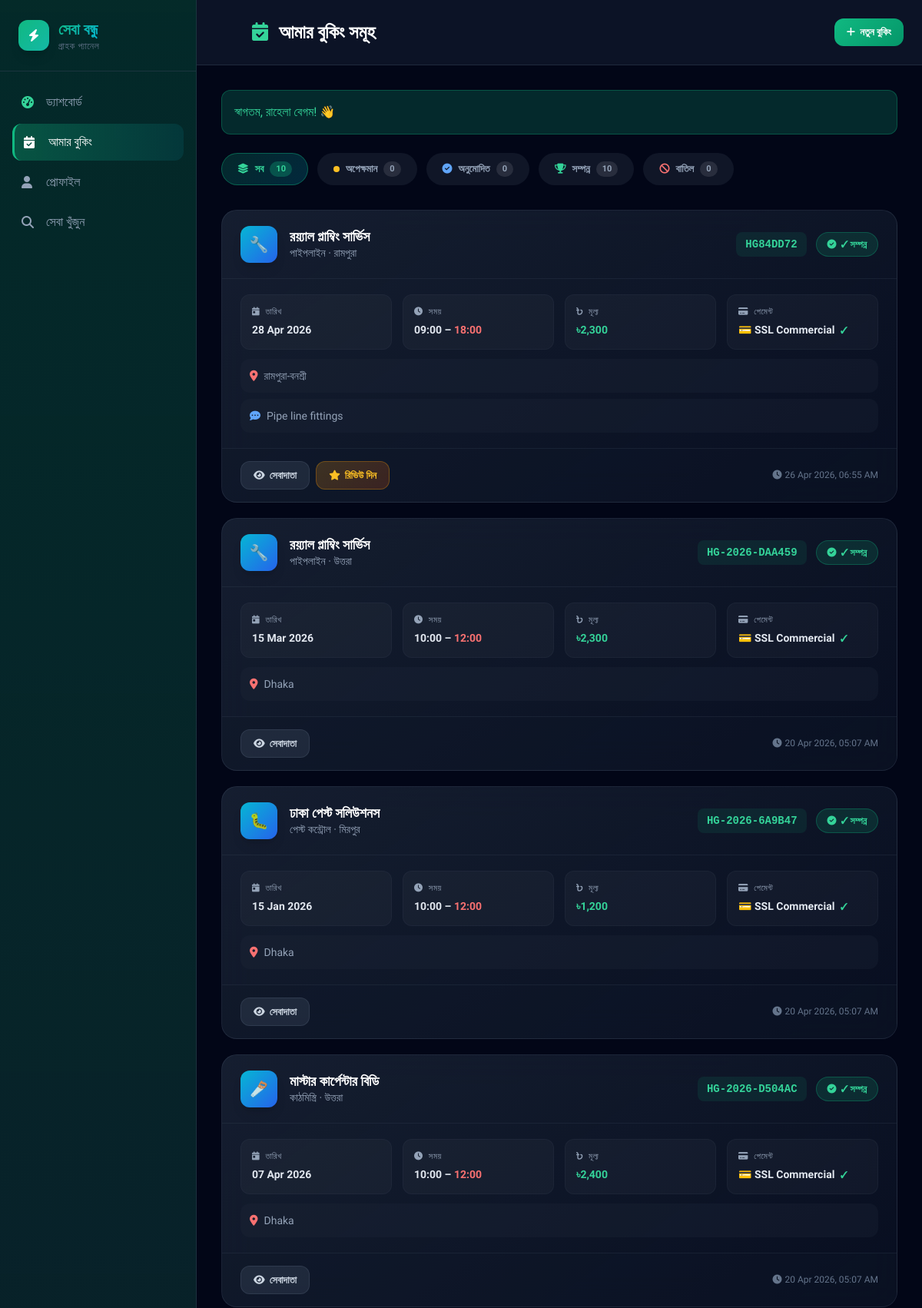
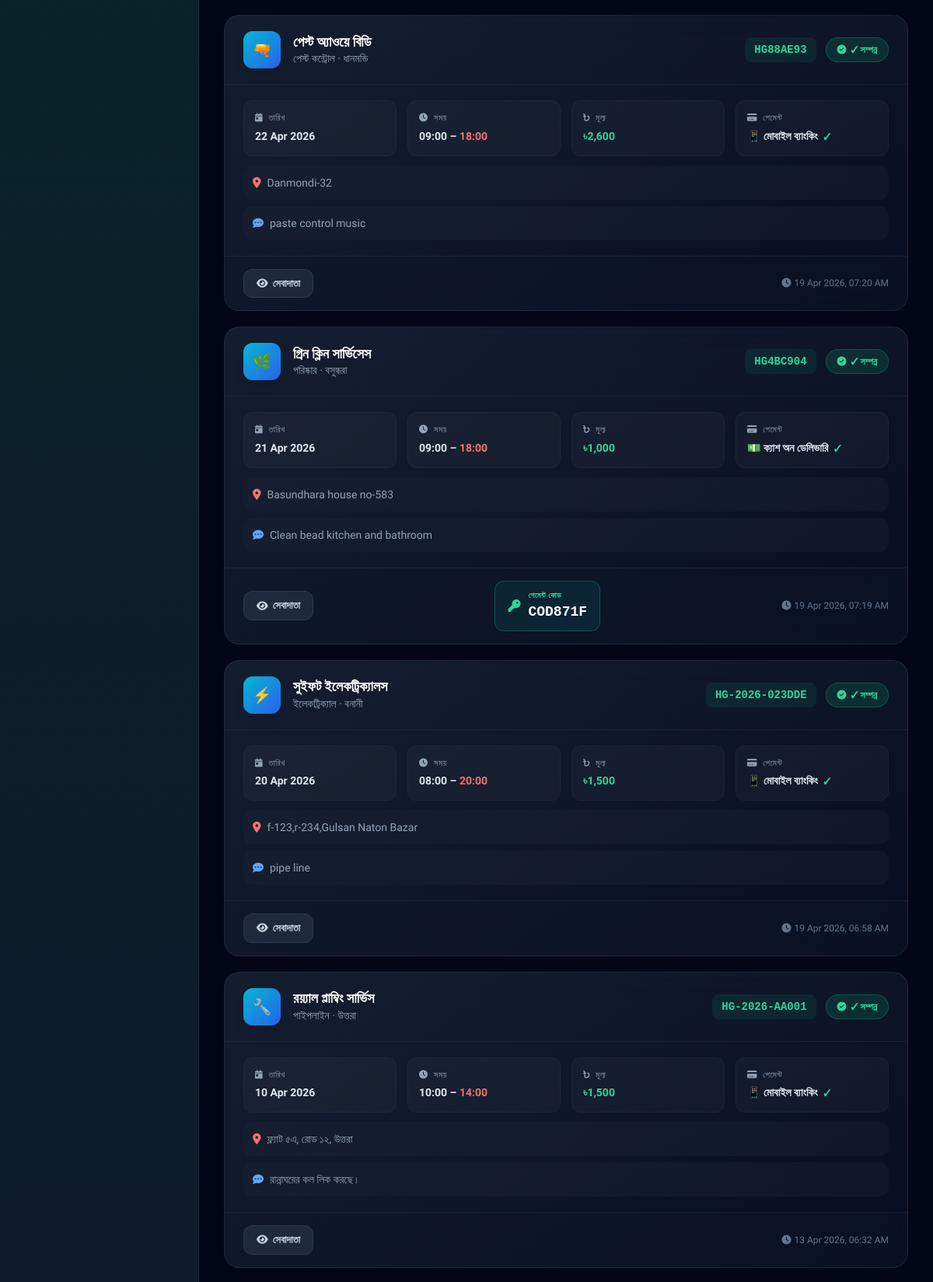
Page /customer/bookings.php (signed in, upper part) on the committed database (2 pictures, top to bottom).
### tables this page shows
CREATE TABLE `bookings` (
  `id` int(10) UNSIGNED NOT NULL,
  `ref_code` varchar(20) NOT NULL,
  `customer_id` int(10) UNSIGNED NOT NULL,
  `provider_id` int(10) UNSIGNED NOT NULL,
  `service_type` varchar(80) NOT NULL,
  `preferred_date` date NOT NULL,
  `time_start` time NOT NULL,
  `time_end` time NOT NULL,
  `address` text NOT NULL,
  `description` text DEFAULT NULL,
  `status` enum('Pending','Approved','Completed','Cancelled') NOT NULL DEFAULT 'Pending',
  `provider_note` text DEFAULT NULL,
  `created_at` timestamp NOT NULL DEFAULT current_timestamp(),
  `payment_method` enum('ssl','mobile_banking','cash_on_delivery') DEFAULT NULL,
  `payment_status` enum('unpaid','paid','pending_verification') DEFAULT 'unpaid',
  `payment_code` varchar(20) DEFAULT NULL,
  `service_charge` int(11) DEFAULT 0,
  `price_range` varchar(50) DEFAULT NULL,
  `estimated_price` int(11) DEFAULT 0,
  `revenue` int(11) DEFAULT 0,
  `amount` decimal(10,2) DEFAULT NULL,
  `is_read` tinyint(4) DEFAULT 0
);

CREATE TABLE `providers` (
  `id` int(10) UNSIGNED NOT NULL,
  `user_id` int(10) UNSIGNED NOT NULL,
  `company_name` varchar(180) NOT NULL,
  `service_type` varchar(80) NOT NULL,
  `city` varchar(80) NOT NULL,
  `about` text DEFAULT NULL,
  `price_range` varchar(80) NOT NULL DEFAULT '৳৫০০–৳২০০০',
  `service_charge` int(11) DEFAULT 300,
  `work_start` time NOT NULL DEFAULT '09:00:00',
  `work_end` time NOT NULL DEFAULT '18:00:00',
  `rating` decimal(3,2) NOT NULL DEFAULT 5.00,
  `review_count` int(10) UNSIGNED NOT NULL DEFAULT 0,
  `available` tinyint(1) NOT NULL DEFAULT 1,
  `verified` tinyint(1) NOT NULL DEFAULT 0,
  `emoji` varchar(10) NOT NULL DEFAULT '?',
  `created_at` timestamp NOT NULL DEFAULT current_timestamp(),
  `photo` varchar(255) DEFAULT NULL,
  `price_min` int(11) DEFAULT 500,
  `price_max` int(11) DEFAULT 2000
);

CREATE TABLE `service_categories` (
  `id` int(10) UNSIGNED NOT NULL,
  `name_en` varchar(80) NOT NULL,
  `name_bn` varchar(100) NOT NULL,
  `emoji` varchar(10) NOT NULL DEFAULT '?',
  `description` text DEFAULT NULL,
  `manpower` int(11) DEFAULT 1,
  `active` tinyint(1) NOT NULL DEFAULT 1,
  `sort_order` smallint(6) NOT NULL DEFAULT 0,
  `created_at` timestamp NOT NULL DEFAULT current_timestamp()
);

### includes/config.php (called while the page is built, shortened)
<?php
function db(): PDO {
    static $pdo = null;
    if ($pdo === null) {
        $dsn  = 'mysql:host='.DB_HOST.';dbname='.DB_NAME.';charset='.DB_CHARSET;
        $opts = [PDO::ATTR_ERRMODE=>PDO::ERRMODE_EXCEPTION,PDO::ATTR_DEFAULT_FETCH_MODE=>PDO::FETCH_ASSOC,PDO::ATTR_EMULATE_PREPARES=>false];
        try { $pdo = new PDO($dsn, DB_USER, DB_PASS, $opts); }
        catch (PDOException $e) { die('<div style="font-family:sans-serif;padding:40px;color:#c00"><h2>ডেটাবেজ সংযোগ ব্যর্থ</h2><p>'.htmlspecialchars($e->getMessage()).'</p></div>'); }
    }
    return $pdo;
}
function e(string $s): string { return htmlspecialchars($s, ENT_QUOTES, 'UTF-8'); }
function getServiceCategories(): array {
    try {
        return db()->query("SELECT name_en, name_bn, emoji FROM service_categories WHERE active = 1 ORDER BY sort_order ASC, id ASC")->fetchAll();
    } catch (Exception $e) { return []; }
}
function svcLabel(string $key): string {
    foreach (getServiceCategories() as $cat) {
        if ($cat['name_en'] === $key) return $cat['name_bn'];
    }
    return SERVICE_BN[$key]['label'] ?? $key;
}
function cityBn(string $key): string   { return CITY_BN[$key] ?? $key; }

### customer/bookings.php (the view, shortened to what this page needs)
<?php
require_once __DIR__.'/../includes/config.php';
$user = auth();
$status = $_GET['status'] ?? '';
$where = 'b.customer_id = ?';
$params = [$user['id']];
try {
  $stmt = db()->prepare("SELECT b.*, p.company_name, p.emoji, p.service_type, p.city, (SELECT COUNT(*) FROM reviews r WHERE r.booking_id = b.id) AS has_review FROM bookings b JOIN providers p ON p.id = b.provider_id WHERE $where ORDER BY b.created_at DESC");
  $stmt->execute($params);
  $bookings = $stmt->fetchAll();
} catch(Exception $e) {
  $bookings = [];
}
try {
  $countStmt = db()->prepare("SELECT status, COUNT(*) as cnt FROM bookings WHERE customer_id = ? GROUP BY status");
  $countStmt->execute([$user['id']]);
  $statusCounts = [];
  foreach ($countStmt->fetchAll() as $row) $statusCounts[$row['status']] = (int)$row['cnt'];
} catch(Exception $e) { $statusCounts = []; }
$totalCount = array_sum($statusCounts);
?>
<!DOCTYPE html>
<html lang="bn">
<head>
  <script src="https://cdn.tailwindcss.com"></script>
  <link rel="stylesheet" href="https://cdnjs.cloudflare.com/ajax/libs/font-awesome/6.4.0/css/all.min.css">
</head>
<body class="bg-slate-950 text-white min-h-screen">
<aside id="sidebar" class="w-64 bg-gradient-to-b from-emerald-900/50 to-slate-900 h-screen fixed left-0 top-0 border-r border-slate-700/50 z-50 flex flex-col">
  <div class="p-6 border-b border-slate-700/50">
    <div class="flex items-center gap-3">
      <div class="w-10 h-10 bg-gradient-to-br from-emerald-500 to-teal-500 rounded-xl flex items-center justify-center shadow-lg">
        <i class="fas fa-bolt text-white"></i>
      </div>
      <div>
        <div class="text-xl font-bold gradient-text">সেবা বন্ধু</div>
        <div class="text-xs text-slate-500 uppercase tracking-wider">গ্রাহক প্যানেল</div>
      </div>
    </div>
  </div>
  <nav class="flex-1 p-4 space-y-1 overflow-y-auto">
    <a href="dashboard.php" class="sidebar-link flex items-center gap-3 p-3 rounded-xl text-slate-400 hover:text-white">
      <i class="fas fa-gauge-high w-5 text-emerald-400"></i>
      <span>ড্যাশবোর্ড</span>
    </a>
    <a href="bookings.php" class="sidebar-link active flex items-center gap-3 p-3 rounded-xl text-white">
      <i class="fas fa-calendar-check w-5"></i>
      <span>আমার বুকিং</span>
    </a>
    <a href="profile.php" class="sidebar-link flex items-center gap-3 p-3 rounded-xl text-slate-400 hover:text-white">
      <i class="fas fa-user w-5"></i>
      <span>প্রোফাইল</span>
    </a>
    <a href="<?= SITE_URL ?>/services.php" class="sidebar-link flex items-center gap-3 p-3 rounded-xl text-slate-400 hover:text-white">
      <i class="fas fa-search w-5"></i>
      <span>সেবা খুঁজুন</span>
    </a>
  </nav>
</aside>
<div class="lg:ml-64 min-h-screen">
  <header class="sticky top-0 z-40 glass-dark border-b border-slate-700/50">
    <div class="flex items-center justify-between p-4 md:p-6">
      <div class="hidden md:flex items-center gap-3 ml-12">
        <h1 class="text-xl md:text-2xl font-bold text-white">
          <i class="fas fa-calendar-check mr-2 text-emerald-400"></i> আমার বুকিং সমূহ
        </h1>
      </div>
      <a href="<?= SITE_URL ?>/services.php" class="btn-action btn-primary">
        <i class="fas fa-plus"></i> নতুন বুকিং
      </a>
    </div>
  </header>
  <main class="p-4 md:p-8 max-w-6xl mx-auto">
    <?php if (isset($_SESSION['flash'])): ?>
      <?php $flash = $_SESSION['flash']; unset($_SESSION['flash']); ?>
      <div class="mb-6 p-4 rounded-xl <?= ($flash['type'] ?? '') === 'error' ? 'bg-red-500/20 text-red-400 border border-red-500/30' : 'bg-emerald-500/20 text-emerald-400 border border-emerald-500/30' ?>">
        <?= e($flash['msg'] ?? $flash) ?>
      </div>
    <?php endif; ?>
    <div class="flex flex-wrap gap-3 mb-8">
      <a href="?status=" class="filter-tab <?= $status === '' ? 'active' : '' ?>">
        <i class="fas fa-layer-group"></i> সব
        <span class="count"><?= $totalCount ?></span>
      </a>
      <a href="?status=Pending" class="filter-tab <?= $status === 'Pending' ? 'active' : '' ?>">
        <span class="w-2 h-2 rounded-full bg-amber-400 pulse-dot inline-block"></span> অপেক্ষমান
        <span class="count"><?= $statusCounts['Pending'] ?? 0 ?></span>
      </a>
      <a href="?status=Approved" class="filter-tab <?= $status === 'Approved' ? 'active' : '' ?>">
        <i class="fas fa-check-circle text-blue-400"></i> অনুমোদিত
        <span class="count"><?= $statusCounts['Approved'] ?? 0 ?></span>
      </a>
      <a href="?status=Completed" class="filter-tab <?= $status === 'Completed' ? 'active' : '' ?>">
        <i class="fas fa-trophy text-emerald-400"></i> সম্পন্ন
        <span class="count"><?= $statusCounts['Completed'] ?? 0 ?></span>
      </a>
      <a href="?status=Cancelled" class="filter-tab <?= $status === 'Cancelled' ? 'active' : '' ?>">
        <i class="fas fa-ban text-red-400"></i> বাতিল
        <span class="count"><?= $statusCounts['Cancelled'] ?? 0 ?></span>
      </a>
    </div>
    <?php if (empty($bookings)): ?>
      <div class="text-center py-20">
        <div class="w-24 h-24 bg-slate-800/50 rounded-full flex items-center justify-center mx-auto mb-6">
          <i class="fas fa-calendar-xmark text-5xl text-slate-600"></i>
        </div>
        <h3 class="text-2xl font-bold mb-3">কোনো বুকিং নেই</h3>
        <p class="text-slate-500 mb-6 max-w-md mx-auto">আপনার কোনো <?= $status ? STATUS_BN[$status] ?? '' : '' ?> বুকিং পাওয়া যায়নি। নতুন সেবা বুক করতে নীচে ক্লিক করুন।</p>
        <a href="<?= SITE_URL ?>/services.php" class="btn-action btn-primary text-base px-8 py-3">
          <i class="fas fa-search"></i> সেবা খুঁজুন
        </a>
      </div>
    <?php else: ?>
      <div class="space-y-5">
        <?php foreach ($bookings as $b): ?>
          <?php
            $statusMap = [
              'Completed' => ['class' => 'status-completed', 'icon' => 'fa-check-circle', 'text' => '✓ সম্পন্ন'],
              'Approved'  => ['class' => 'status-approved',  'icon' => 'fa-thumbs-up',    'text' => '✓ অনুমোদিত'],
              'Pending'   => ['class' => 'status-pending',   'icon' => 'fa-clock',        'text' => '⏳ অপেক্ষমান'],
              'Cancelled' => ['class' => 'status-cancelled', 'icon' => 'fa-times-circle', 'text' => '✕ বাতিল'],
            ];
            $sc = $statusMap[$b['status']] ?? ['class' => 'status-pending', 'icon' => 'fa-question', 'text' => $b['status']];
            $amt = $b['amount'] ?? $b['estimated_price'] ?? 0;
            $pmLabels = ['ssl' => '💳 SSL Commercial', 'mobile_banking' => '📱 মোবাইল ব্যাংকিং', 'cash_on_delivery' => '💵 ক্যাশ অন ডেলিভারি'];
          ?>
          <div class="booking-card">
            <div class="booking-card-header">
              <div class="flex items-center gap-4">
                <div class="w-12 h-12 bg-gradient-to-br from-cyan-500 to-blue-600 rounded-xl flex items-center justify-center text-xl shadow-lg flex-shrink-0">
                  <?= $b['emoji'] ?>
                </div>
                <div>
                  <div class="font-bold text-lg leading-tight"><?= e($b['company_name']) ?></div>
                  <div class="text-sm text-slate-400"><?= svcLabel($b['service_type']) ?> · <?= cityBn($b['city']) ?></div>
                </div>
              </div>
              <div class="flex items-center gap-3 flex-shrink-0">
                <span class="font-mono text-emerald-400 bg-emerald-500/10 px-3 py-1.5 rounded-lg text-sm font-bold"><?= e($b['ref_code']) ?></span>
                <span class="status-badge <?= $sc['class'] ?>"><i class="fas <?= $sc['icon'] ?>"></i> <?= $sc['text'] ?></span>
              </div>
            </div>
            <div class="booking-card-body">
              <div class="info-grid">
                <div class="info-item">
                  <div class="info-item-label"><i class="fas fa-calendar-day mr-1"></i> তারিখ</div>
                  <div class="info-item-value"><?= date('d M Y', strtotime($b['preferred_date'])) ?></div>
                </div>
                <div class="info-item">
                  <div class="info-item-label"><i class="fas fa-clock mr-1"></i> সময়</div>
                  <div class="info-item-value">
                    <?= substr($b['time_start'], 0, 5) ?> – <span class="text-red-400"><?= substr($b['time_end'], 0, 5) ?></span>
                  </div>
                </div>
                <div class="info-item">
                  <div class="info-item-label"><i class="fas fa-bangladeshi-taka-sign mr-1"></i> মূল্য</div>
                  <div class="info-item-value text-emerald-400">৳<?= number_format($amt) ?></div>
                </div>
                <div class="info-item">
                  <div class="info-item-label"><i class="fas fa-credit-card mr-1"></i> পেমেন্ট</div>
                  <div class="info-item-value text-sm">
                    <?php if ($b['payment_method']): ?>
                      <?= $pmLabels[$b['payment_method']] ?? $b['payment_method'] ?>
                      <?php if ($b['payment_status'] === 'paid'): ?>
                        <span class="text-emerald-400 text-xs ml-1">✓</span>
                      <?php elseif ($b['payment_status'] === 'pending_verification'): ?>
                        <span class="text-amber-400 text-xs ml-1">⏳</span>
                      <?php else: ?>
                        <span class="text-red-400 text-xs ml-1">✕</span>
                      <?php endif; ?>
                    <?php else: ?>
                      <span class="text-slate-500">—</span>
                    <?php endif; ?>
                  </div>
                </div>
              </div>
              <?php if (!empty($b['address'])): ?>
              <div class="mt-3 p-3 bg-slate-800/30 rounded-xl text-sm text-slate-400">
                <i class="fas fa-map-marker-alt text-red-400 mr-2"></i><?= e($b['address']) ?>
              </div>
              <?php endif; ?>
              <?php if (!empty($b['description'])): ?>
              <div class="mt-2 p-3 bg-slate-800/30 rounded-xl text-sm text-slate-400">
                <i class="fas fa-comment-dots text-blue-400 mr-2"></i><?= e($b['description']) ?>
              </div>
              <?php endif; ?>
            </div>
            <div class="booking-card-footer">
              <div class="flex items-center gap-2 flex-wrap">
                <a href="<?= SITE_URL ?>/provider.php?id=<?= $b['provider_id'] ?>" class="btn-action btn-outline">
                  <i class="fas fa-eye"></i> সেবাদাতা
                </a>
                <?php if ($b['status'] === 'Pending'): ?>
                  <a href="edit-booking.php?id=<?= $b['id'] ?>" class="btn-action btn-edit">
                    <i class="fas fa-edit"></i> সম্পাদনা
                  </a>
                  <a href="cancel-booking.php?id=<?= $b['id'] ?>" class="btn-action btn-danger" onclick="return confirm('বুকিং বাতিল করতে চান?')">
                    <i class="fas fa-times"></i> বাতিল
                  </a>
                <?php elseif ($b['status'] === 'Completed' && !$b['has_review']): ?>
                  <a href="review.php?booking=<?= $b['id'] ?>" class="btn-action btn-review">
                    <i class="fas fa-star"></i> রিভিউ দিন
                  </a>
                <?php endif; ?>
              </div>
              <?php if ($b['payment_method'] === 'cash_on_delivery' && $b['status'] === 'Completed' && !empty($b['payment_code'])): ?>
                <div class="payment-code-box">
                  <i class="fas fa-key text-emerald-400"></i>
                  <div>
                    <div class="text-[10px] text-emerald-400 uppercase font-bold tracking-wider">পেমেন্ট কোড</div>
                    <div class="font-mono text-lg font-bold text-white"><?= e($b['payment_code']) ?></div>
                  </div>
                </div>
              <?php endif; ?>
              <div class="text-xs text-slate-500">
                <i class="fas fa-clock mr-1"></i><?= date('d M Y, h:i A', strtotime($b['created_at'])) ?>
              </div>
            </div>
          </div>
        <?php endforeach; ?>
      </div>
    <?php endif; ?>
  </main>
</div>
</body>
</html>

### rows in the picture
bookings: provider.emoji "🔧", provider.company_name "রয়্যাল প্লাম্বিং সার্ভিস", provider.name_bn "পাইপলাইন", provider.city "রামপুরা", ref_code "HG84DD72", status "✓ সম্পন্ন", preferred_date "28 Apr 2026", time_start "09:00", time_end "18:00", amount "2,300", payment_method "💳 SSL Commercial", address "রামপুরা-বনশ্রী", description "Pipe line fittings", created_at "26 Apr 2026, 06:55 AM"
bookings: provider.emoji "🔧", provider.company_name "রয়্যাল প্লাম্বিং সার্ভিস", service_type "পাইপলাইন", provider.city "উত্তরা", ref_code "HG-2026-DAA459", status "✓ সম্পন্ন", preferred_date "15 Mar 2026", time_start "10:00", time_end "12:00", amount "2,300", payment_method "💳 SSL Commercial", address "Dhaka", created_at "20 Apr 2026, 05:07 AM"
bookings: provider.emoji "🐛", provider.company_name "ঢাকা পেস্ট সলিউশনস", service_type "পেস্ট কন্ট্রোল", provider.city "মিরপুর", ref_code "HG-2026-6A9B47", status "✓ সম্পন্ন", preferred_date "15 Jan 2026", time_start "10:00", time_end "12:00", amount "1,200", payment_method "💳 SSL Commercial", address "Dhaka", created_at "20 Apr 2026, 05:07 AM"
bookings: provider.emoji "🪚", provider.company_name "মাস্টার কার্পেন্টার বিডি", service_type "কাঠমিস্ত্রি", provider.city "উত্তরা", ref_code "HG-2026-D504AC", status "✓ সম্পন্ন", preferred_date "07 Apr 2026", time_start "10:00", time_end "12:00", amount "2,400", payment_method "💳 SSL Commercial", address "Dhaka", created_at "20 Apr 2026, 05:07 AM"
bookings: provider.emoji "🔫", provider.company_name "পেস্ট অ্যাওয়ে বিডি", service_type "পেস্ট কন্ট্রোল", provider.city "ধানমন্ডি", ref_code "HG88AE93", status "✓ সম্পন্ন", preferred_date "22 Apr 2026", time_start "09:00", time_end "18:00", amount "2,600", payment_method "📱 মোবাইল ব্যাংকিং", address "Danmondi-32", description "paste control music", created_at "19 Apr 2026, 07:20 AM"
bookings: provider.emoji "🌿", provider.company_name "গ্রিন ক্লিন সার্ভিসেস", service_type "পরিষ্কার", provider.city "বসুন্ধরা", ref_code "HG4BC904", status "✓ সম্পন্ন", preferred_date "21 Apr 2026", time_start "09:00", time_end "18:00", amount "1,000", payment_method "💵 ক্যাশ অন ডেলিভারি", address "Basundhara house no-583", description "Clean bead kitchen and bathroom", payment_code "COD871F", created_at "19 Apr 2026, 07:19 AM"
bookings: provider.emoji "⚡", provider.company_name "সুইফট ইলেকট্রিক্যালস", service_type "ইলেকট্রিক্যাল", provider.city "বনানী", ref_code "HG-2026-023DDE", status "✓ সম্পন্ন", preferred_date "20 Apr 2026", time_start "08:00", time_end "20:00", amount "1,500", payment_method "📱 মোবাইল ব্যাংকিং", address "f-123,r-234,Gulsan Naton Bazar", description "pipe line", created_at "19 Apr 2026, 06:58 AM"
bookings: provider.emoji "🔧", provider.company_name "রয়্যাল প্লাম্বিং সার্ভিস", service_type "পাইপলাইন", provider.city "উত্তরা", ref_code "HG-2026-AA001", status "✓ সম্পন্ন", preferred_date "10 Apr 2026", time_start "10:00", time_end "14:00", amount "1,500", payment_method "📱 মোবাইল ব্যাংকিং", address "ফ্ল্যাট ৫এ, রোড ১২, উত্তরা", description "রান্নাঘরের কল লিক করছে।", created_at "13 Apr 2026, 06:32 AM"

### other values in the picture
$flash['msg'] "স্বাগতম, রাহেলা বেগম! 👋"
$totalCount "10"
$statusCounts['Pending'] "0"
$statusCounts['Approved'] "0"
$statusCounts['Completed'] "10"
$statusCounts['Cancelled'] "0"
